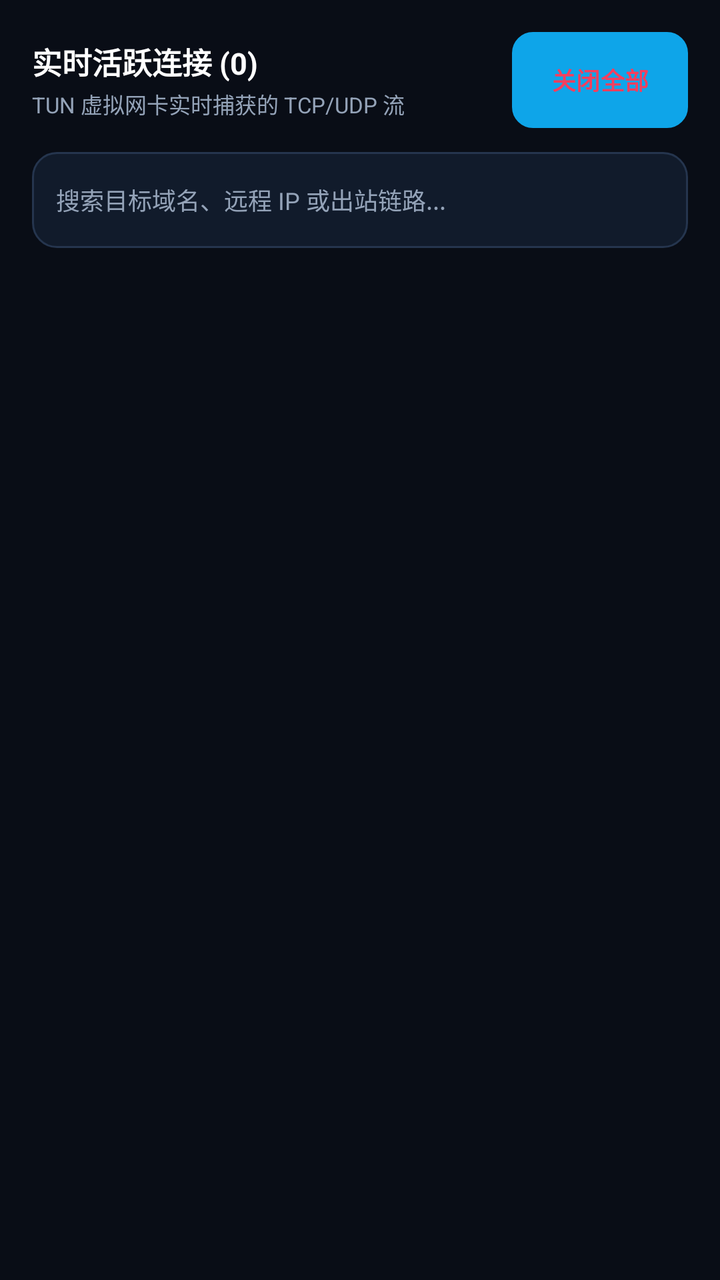
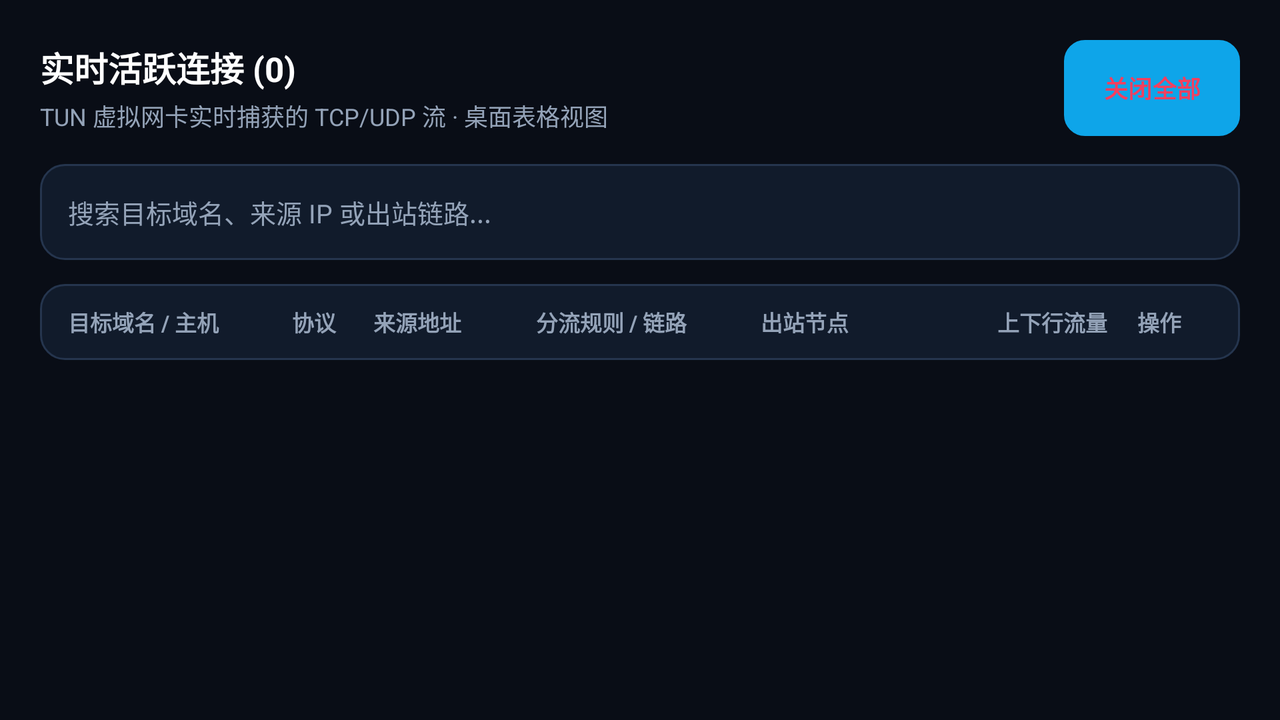

One screen, two layout resources from the same app: the default and the repository's alternative for another configuration. Each is rendered where Android would select it; the XML of both is given below.
<!-- AndroidManifest.xml: application theme AppTheme -->
<!-- res/layout/fragment_connections.xml -->
<?xml version="1.0" encoding="utf-8"?>
<LinearLayout xmlns:android="http://schemas.android.com/apk/res/android"
    xmlns:app="http://schemas.android.com/apk/res-auto"
    android:layout_width="match_parent"
    android:layout_height="match_parent"
    android:orientation="vertical"
    android:background="@color/bg_dark"
    android:padding="16dp">

    
    <LinearLayout
        android:layout_width="match_parent"
        android:layout_height="wrap_content"
        android:orientation="horizontal"
        android:gravity="center_vertical">

        <LinearLayout
            android:layout_width="0dp"
            android:layout_height="wrap_content"
            android:layout_weight="1"
            android:orientation="vertical">

            <TextView
                android:id="@+id/tv_connection_count"
                android:layout_width="wrap_content"
                android:layout_height="wrap_content"
                android:text="实时活跃连接 (0)"
                android:textColor="@color/text_primary"
                android:textSize="15sp"
                android:textStyle="bold" />

            <TextView
                android:layout_width="wrap_content"
                android:layout_height="wrap_content"
                android:layout_marginTop="2dp"
                android:text="TUN 虚拟网卡实时捕获的 TCP/UDP 流"
                android:textColor="@color/text_muted"
                android:textSize="11sp" />
        </LinearLayout>

        <Button
            android:id="@+id/btn_close_all_connections"
            android:layout_width="wrap_content"
            android:layout_height="48dp"
            android:minHeight="48dp"
            android:text="关闭全部"
            android:textColor="@color/status_red"
            android:textSize="12sp"
            android:textStyle="bold"
            android:background="@drawable/bg_btn_secondary"
            android:paddingStart="16dp"
            android:paddingEnd="16dp" />
    </LinearLayout>

    <EditText
        android:id="@+id/et_search_connections"
        android:layout_width="match_parent"
        android:layout_height="48dp"
        android:minHeight="48dp"
        android:layout_marginTop="12dp"
        android:hint="搜索目标域名、远程 IP 或出站链路..."
        android:textColor="@color/text_primary"
        android:textColorHint="@color/text_muted"
        android:textSize="12sp"
        android:paddingStart="12dp"
        android:paddingEnd="12dp"
        android:background="@drawable/bg_input_field"
        android:singleLine="true" />

    <androidx.recyclerview.widget.RecyclerView
        android:id="@+id/rv_connections"
        android:layout_width="match_parent"
        android:layout_height="0dp"
        android:layout_weight="1"
        android:layout_marginTop="12dp"
        android:clipToPadding="false"
        android:paddingBottom="20dp" />
</LinearLayout>
<!-- resources referenced by this layout -->
<resources>
  <color name="bg_dark">#090d16</color>
  <color name="status_red">#f43f5e</color>
  <color name="text_muted">#94a3b8</color>
  <color name="text_primary">#ffffff</color>
  <!-- drawable bg_btn_secondary (drawable) -->
  <?xml version="1.0" encoding="utf-8"?>
  <ripple xmlns:android="http://schemas.android.com/apk/res/android"
      android:color="@color/btn_overlay_pressed">
      <item>
          <selector>
              <item android:state_focused="true">
                  <shape>
                      <solid android:color="@color/surface_glass" />
                      <corners android:radius="10dp" />
                      <stroke android:width="1.8dp" android:color="@color/border_glow" />
                  </shape>
              </item>
              <item android:state_hovered="true">
                  <shape>
                      <solid android:color="@color/surface_glass" />
                      <corners android:radius="10dp" />
                      <stroke android:width="1.5dp" android:color="@color/border_glow" />
                  </shape>
              </item>
              <item>
                  <shape>
                      <solid android:color="@color/surface_card_elevated" />
                      <corners android:radius="10dp" />
                      <stroke android:width="1dp" android:color="@color/border_light" />
                  </shape>
              </item>
          </selector>
      </item>
  </ripple>
  <!-- drawable bg_input_field (drawable) -->
  <?xml version="1.0" encoding="utf-8"?>
  <shape xmlns:android="http://schemas.android.com/apk/res/android">
      <solid android:color="@color/surface_input" />
      <corners android:radius="12dp" />
      <stroke android:width="1dp" android:color="@color/border_subtle" />
  </shape>
  <style name="AppTheme" parent="Theme.Material3.Dark.NoActionBar">
          <item name="colorPrimary">@color/colorPrimary</item>
          <item name="colorPrimaryDark">@color/colorPrimaryDark</item>
          <item name="colorAccent">@color/colorAccent</item>
          <item name="colorSecondaryContainer">#260ea5e9</item>
          <item name="colorOnSecondaryContainer">@color/status_cyan</item>
          <item name="android:windowBackground">@color/bg_dark</item>
          <item name="android:statusBarColor">@color/bg_dark</item>
          <item name="android:navigationBarColor">@color/surface_dark</item>
      </style>
  <color name="btn_overlay_pressed">#2fffffff</color>
  <color name="surface_glass">#21324e</color>
  <color name="border_glow">#38bdf8</color>
  <color name="surface_card_elevated">#1c2b44</color>
  <color name="border_light">#3b4f6d</color>
  <color name="surface_input">#111b2b</color>
  <color name="border_subtle">#25354e</color>
  <color name="colorPrimary">#0ea5e9</color>
  <color name="colorPrimaryDark">#0284c7</color>
  <color name="colorAccent">#00e5ff</color>
  <color name="status_cyan">#38bdf8</color>
  <color name="surface_dark">#0e1624</color>
</resources>
<!-- res/layout-w600dp-land/fragment_connections.xml (the repository's variant of the layout above) -->
<!-- drawn on the phone turned sideways -->
<?xml version="1.0" encoding="utf-8"?>
<LinearLayout xmlns:android="http://schemas.android.com/apk/res/android"
    xmlns:app="http://schemas.android.com/apk/res-auto"
    android:layout_width="match_parent"
    android:layout_height="match_parent"
    android:orientation="vertical"
    android:background="@color/bg_dark"
    android:padding="20dp">

    
    <LinearLayout
        android:layout_width="match_parent"
        android:layout_height="wrap_content"
        android:orientation="horizontal"
        android:gravity="center_vertical">

        <LinearLayout
            android:layout_width="0dp"
            android:layout_height="wrap_content"
            android:layout_weight="1"
            android:orientation="vertical">

            <TextView
                android:id="@+id/tv_connection_count"
                android:layout_width="wrap_content"
                android:layout_height="wrap_content"
                android:text="实时活跃连接 (0)"
                android:textColor="@color/text_primary"
                android:textSize="17sp"
                android:textStyle="bold" />

            <TextView
                android:layout_width="wrap_content"
                android:layout_height="wrap_content"
                android:layout_marginTop="3dp"
                android:text="TUN 虚拟网卡实时捕获的 TCP/UDP 流 · 桌面表格视图"
                android:textColor="@color/text_muted"
                android:textSize="12sp" />
        </LinearLayout>

        <Button
            android:id="@+id/btn_close_all_connections"
            android:layout_width="wrap_content"
            android:layout_height="48dp"
            android:minHeight="48dp"
            android:text="关闭全部"
            android:textColor="@color/status_red"
            android:textSize="12sp"
            android:textStyle="bold"
            android:background="@drawable/bg_btn_secondary"
            android:paddingStart="18dp"
            android:paddingEnd="18dp" />
    </LinearLayout>

    <EditText
        android:id="@+id/et_search_connections"
        android:layout_width="match_parent"
        android:layout_height="48dp"
        android:minHeight="48dp"
        android:layout_marginTop="14dp"
        android:hint="搜索目标域名、来源 IP 或出站链路..."
        android:textColor="@color/text_primary"
        android:textColorHint="@color/text_muted"
        android:textSize="13sp"
        android:paddingStart="14dp"
        android:paddingEnd="14dp"
        android:background="@drawable/bg_input_field"
        android:singleLine="true" />

    
    <LinearLayout
        android:id="@+id/table_header"
        android:layout_width="match_parent"
        android:layout_height="38dp"
        android:layout_marginTop="12dp"
        android:orientation="horizontal"
        android:gravity="center_vertical"
        android:paddingStart="14dp"
        android:paddingEnd="14dp"
        android:background="@drawable/bg_input_field">

        <TextView
            android:layout_width="0dp"
            android:layout_height="wrap_content"
            android:layout_weight="2.2"
            android:text="目标域名 / 主机"
            android:textColor="@color/text_muted"
            android:textSize="11sp"
            android:textStyle="bold" />

        <TextView
            android:layout_width="0dp"
            android:layout_height="wrap_content"
            android:layout_weight="0.8"
            android:text="协议"
            android:textColor="@color/text_muted"
            android:textSize="11sp"
            android:textStyle="bold" />

        <TextView
            android:layout_width="0dp"
            android:layout_height="wrap_content"
            android:layout_weight="1.6"
            android:text="来源地址"
            android:textColor="@color/text_muted"
            android:textSize="11sp"
            android:textStyle="bold" />

        <TextView
            android:layout_width="0dp"
            android:layout_height="wrap_content"
            android:layout_weight="2.2"
            android:text="分流规则 / 链路"
            android:textColor="@color/text_muted"
            android:textSize="11sp"
            android:textStyle="bold" />

        <TextView
            android:layout_width="0dp"
            android:layout_height="wrap_content"
            android:layout_weight="1.6"
            android:text="出站节点"
            android:textColor="@color/text_muted"
            android:textSize="11sp"
            android:textStyle="bold" />

        <TextView
            android:layout_width="0dp"
            android:layout_height="wrap_content"
            android:layout_weight="1.8"
            android:gravity="end"
            android:text="上下行流量"
            android:textColor="@color/text_muted"
            android:textSize="11sp"
            android:textStyle="bold" />

        <TextView
            android:layout_width="52dp"
            android:layout_height="wrap_content"
            android:gravity="center"
            android:text="操作"
            android:textColor="@color/text_muted"
            android:textSize="11sp"
            android:textStyle="bold" />
    </LinearLayout>

    <androidx.recyclerview.widget.RecyclerView
        android:id="@+id/rv_connections"
        android:layout_width="match_parent"
        android:layout_height="0dp"
        android:layout_weight="1"
        android:layout_marginTop="6dp"
        android:clipToPadding="false"
        android:paddingBottom="20dp" />
</LinearLayout>
